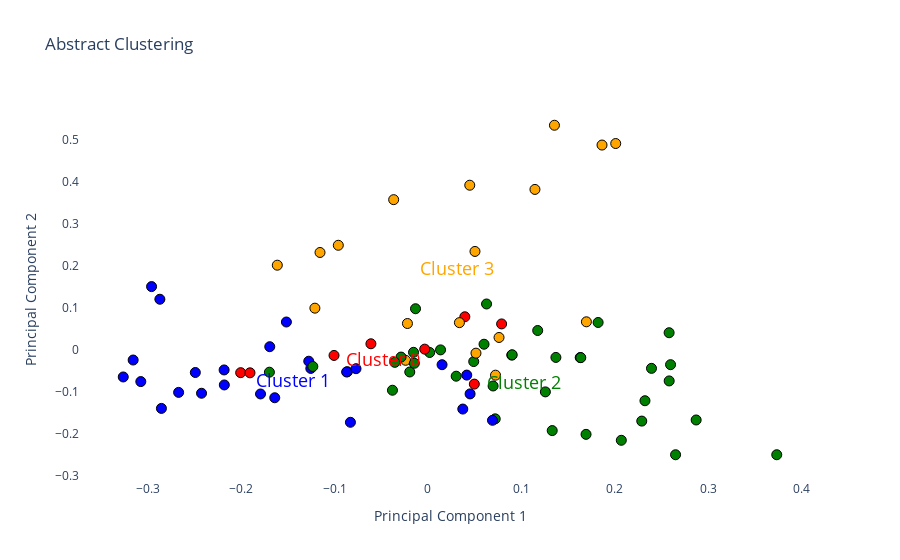

Notebook code cell kept with this figure:
### Code cell
import plotly.graph_objects as go

# Define custom colors for each cluster label
cluster_colors = ['red', 'blue', 'green', 'orange', 'orange']

# Define cluster names (you can customize this based on your requirement)
cluster_names = ['Cluster 0', 'Cluster 1', 'Cluster 2', 'Cluster 3']

fig = go.Figure()

# Add scatter plot for data points
fig.add_trace(go.Scatter(
    x=X_pca[:, 0],
    y=X_pca[:, 1],
    mode='markers',
    marker=dict(
        color=[cluster_colors[label] for label in cluster_labels],
        size=10,  # Adjust the marker size here
        line=dict(width=1, color='Black')
    ),
    hovertemplate='<b>Title:</b> %{text}',
    text=df['title'],
    showlegend=False  # Hide the legend for data points
))

# Add text annotations for cluster names
for i, name in enumerate(cluster_names):
    cluster_x = X_pca[cluster_labels == i, 0].mean()  # Calculate mean x position for the cluster
    cluster_y = X_pca[cluster_labels == i, 1].mean()  # Calculate mean y position for the cluster
    fig.add_trace(go.Scatter(
        x=[cluster_x],
        y=[cluster_y],
        mode='text',
        text=[name],
        showlegend=False,
        textposition='bottom center',
        textfont=dict(size=18, color=cluster_colors[i])  # Set the text font size to 18 (you can adjust this value)
    ))

# Set plot title and axis labels
fig.update_layout(
    title='Abstract Clustering',
    xaxis_title='Principal Component 1',
    yaxis_title='Principal Component 2',
    plot_bgcolor='white'  # Set the background color to white
)

plot(fig,
     image_filename='abstracts_cluster_bert_plot_1', 
     image='png', 
     image_width=1000, 
     image_height=600
)

# Show the plot
fig.show()

### Figure 1 — Plotly figure (JSON) as saved in the notebook; plotly's stock layout.template omitted (floating-point values rounded to 4 significant figures)
{"data": [{"hovertemplate": "<b>Title:</b> %{text}", "marker": {"color": ["blue", "orange", "blue", "orange", "blue", "orange", "red", "green", "blue", "blue", "green", "green", "blue", "green", "orange", "blue", "green", "green", "green", "green", "blue", "orange", "green", "green", "red", "blue", "green", "red", "red", "blue", "green", "blue", "orange", "blue", "green", "red", "red", "blue", "blue", "blue", "orange", "green", "green", "blue", "orange", "green", "green", "green", "orange", "green", "blue", "green", "blue", "orange", "blue", "green", "green", "red", "green", "red", "blue", "blue", "green", "blue", "green", "orange", "green", "orange", "orange", "green", "blue", "green", "green", "green", "blue", "green", "blue", "blue", "orange", "green", "orange", "green", "green", "orange", "orange", "orange", "green", "blue", "green"], "line": {"color": "Black", "width": 1}, "size": 10}, "mode": "markers", "showlegend": false, "text": ["A Deep Learning Approach to Refine the Identification of High-Quality Clinical Research Articles From the Biomedical Literature: Protocol for Algorithm Development and Validation", "Text mining-based word representations for biomedical data analysis and protein-protein interaction networks in machine learning tasks", "Using the contextual language model BERT for multi-criteria classification of scientific articles", "Integrating heterogeneous knowledge graphs into drug-drug interaction extraction from the literature", "srBERT: automatic article classification model for systematic review using BERT", "STonKGs: a sophisticated transformer trained on biomedical text and knowledge graphs", "Concept recognition as a machine translation problem", "Improving reference prioritisation with PICO recognition", "LitCovid in 2022: an information resource for the COVID-19 literature", "LitCovid: an open database of COVID-19 literature", "A general approach for improving deep learning-based medical relation extraction using a pre-trained model and fine-tuning", "Biomedical named entity recognition using deep neural networks with contextual information", "The Classification of Short Scientific Texts Using Pretrained BERT Model", "Discovering Thematically Coherent Biomedical Documents Using Contextualized Bidirectional Encoder Representations from Transformers-Based Clustering", "IMSE: interaction information attention and molecular structure based drug drug interaction extraction", "Large-scale protein-protein post-translational modification extraction with distant supervision and confidence calibrated BioBERT", "Bioformer: an efficient transformer language model for biomedical text mining", "Unsupervised Event Graph Representation and Similarity Learning on Biomedical Literature", "Parallel sequence tagging for concept recognition", "Extraction of knowledge graph of Covid-19 through mining of unstructured biomedical corpora", "Limitations of Transformers on Clinical Text Classification", "An automated approach to identify scientific publications reporting pharmacokinetic parameters", "Extracting Concepts for Precision Oncology from the Biomedical Literature", "MarkerGenie: an NLP-enabled text-mining system for biomedical entity relation extraction", "Leveraging Contextual Information in Extracting Long Distance Relations from Clinical Notes", "Development and validation of a machine-learning algorithm to predict the relevance of scientific articles within the field of teratology", "Exploring the effects of drug, disease, and protein dependencies on biomedical named entity recognition: A comparative analysis", "A practical approach towards causality mining in clinical text using active transfer learning", "Pharmacovigilance with Transformers: A Framework to Detect Adverse Drug Reactions Using BERT Fine-Tuned with FARM", "The New Version of the ANDDigest Tool with Improved AI-Based Short Names Recognition", "BERT-based Ranking for Biomedical Entity Normalization", "Classifying literature mentions of biological pathogens as experimentally studied using natural language processing", "Drug-Drug Interaction Extraction from Biomedical Text using Relation BioBERT with BLSTM", "BertMCN: Mapping colloquial phrases to standard medical concepts using BERT and highway network", "Dependency parsing of biomedical text with BERT", "EvidenceMap: a three-level knowledge representation for medical evidence computation and comprehension", "A neuro-symbolic method for understanding free-text medical evidence", "Emati: a recommender system for biomedical literature based on supervised learning", "Bat4RCT: A suite of benchmark data and baseline methods for text classification of randomized controlled trials", "Ensemble of deep learning language models to support the creation of living systematic reviews for the COVID-19 literature: a retrospective study", "Thesaurus-based word embeddings for automated biomedical literature classification", "BERT-GT: Cross-sentence n-ary relation extraction with BERT and graph transformer", "BioBERT: a pre-trained biomedical language representation model for biomedical text mining", "BertSRC: transformer-based semantic relation classification", "Drug knowledge discovery via multi-task learning and pre-trained models", "pubmedKB: an interactive web server for exploring biomedical entity relations in the biomedical literature", "Distinguished representation of identical mentions in bio-entity coreference resolution", "A BERT-based ensemble learning approach for the BioCreative VII challenges: full-text chemical identification and multi-label classification in PubMed articles", "Neural Multi-Task Learning for Adverse Drug Reaction Extraction", "Extracting chemical-induced disease relation by integrating a hierarchical concentrative attention and a hybrid graph-based neural network", "PhenoTagger: A Hybrid Method for Phenotype Concept Recognition using Human Phenotype Ontology", "BioGPT: generative pre-trained transformer for biomedical text generation and mining", "Identification of Semantically Similar Sentences in Clinical Notes: Iterative Intermediate Training Using Multi-Task Learning", "LiSA: an assisted literature search pipeline for detecting serious adverse drug events with deep learning", "Towards Automated Screening of Literature on Artificial Intelligence in Nursing", "Summarization of biomedical articles using domain-specific word embeddings and graph ranking", "Deep contextualized embeddings for quantifying the informative content in biomedical text summarization", "Automatic data extraction to support meta-analysis statistical analysis: a case study on breast cancer", "Benchmarking for biomedical natural language processing tasks with a domain specific ALBERT", "Understanding Clinical Trial Reports: Extracting Medical Entities and Their Relations", "Bio-AnswerFinder: a system to find answers to questions from biomedical texts", "A real-world evaluation of the implementation of NLP technology in abstract screening of a systematic review", "Deep semi-supervised learning ensemble framework for classifying co-mentions of human proteins and phenotypes", "Natural language processing was effective in assisting rapid title and abstract screening when updating systematic reviews", "Multi-class classification of COVID-19 documents using machine learning algorithms", "Discovering novel drug-supplement interactions using SuppKG generated from the biomedical literature", "Extraction of causal relations based on SBEL and BERT model", "Relation extraction from DailyMed structured product labels by optimally combining crowd, experts and machines", "Predicting drug characteristics using biomedical text embedding", "Investigation of improving the pre-training and fine-tuning of BERT model for biomedical relation extraction", "Application of BERT to Enable Gene Classification Based on Clinical Evidence", "Chemical-protein interaction extraction via Gaussian probability distribution and external biomedical knowledge", "Biomedical named entity recognition using BERT in the machine reading comprehension framework", "Attention guided capsule networks for chemical-protein interaction extraction", "Automating Quality Assessment of Medical Evidence in Systematic Reviews: Model Development and Validation Study", "De-identification of Clinical Text via Bi-LSTM-CRF with Neural Language Models", "Improvement of intervention information detection for automated clinical literature screening during systematic review", "Clinical study type classification, validation, and PubMed filter comparison with natural language processing and active learning", "Improving broad-coverage medical entity linking with semantic type prediction and large-scale datasets", "Risk of bias assessment in preclinical literature using natural language processing", "Machine learning approach to identify adverse events in scientific biomedical literature", "Mining a stroke knowledge graph from literature", "MetaboListem and TABoLiSTM: Two Deep Learning Algorithms for Metabolite Named Entity Recognition", "TP-DDI: Transformer-based pipeline for the extraction of Drug-Drug Interactions", "A deep-learning system bridging molecule structure and biomedical text with comprehension comparable to human professionals", "Drug repurposing for COVID-19 via knowledge graph completion", "Biomedical named entity recognition with the combined feature attention and fully-shared multi-task learning", "A hybrid algorithm for clinical decision support in precision medicine based on machine learning", "BioByGANS: biomedical named entity recognition by fusing contextual and syntactic features through graph attention network in node classification framework"], "type": "scatter", "x": [-0.2424, 0.07612, -0.218, 0.1146, -0.08297, 0.07235, 0.04967, -0.1697, -0.287, -0.2959, 0.2324, 0.137, -0.1792, 0.1693, 0.1864, -0.1693, 0.07203, 0.08975, 0.001888, 0.06276, 0.03732, -0.121, -0.03797, 0.04902, 0.07888, -0.2182, 0.2582, -0.003437, 0.03951, -0.1515, 0.2651, -0.1276, 0.04479, 0.06912, 0.06977, -0.2005, -0.1005, -0.1254, -0.08625, -0.249, -0.02393, 0.2394, 0.3735, 0.163, 0.1697, -0.01543, 0.0135, -0.01945, 0.05038, 0.06006, 0.04157, 0.2289, 0.04514, -0.1155, -0.3074, 0.1257, 0.207, -0.1905, 0.1331, -0.06105, 0.01512, -0.3262, -0.02879, -0.2853, -0.03544, -0.02194, 0.09019, -0.03669, 0.1355, 0.2872, -0.08704, 0.1822, 0.1636, 0.1175, -0.3156, 0.03025, -0.164, -0.2669, 0.05143, -0.1232, -0.1613, -0.01329, -0.01456, 0.201, 0.03371, -0.09596, 0.2583, -0.077, 0.2598], "y": [-0.1042, 0.02868, -0.08444, 0.3814, -0.1735, -0.06117, -0.08246, -0.05405, 0.1197, 0.1498, -0.1221, -0.01887, -0.106, -0.2022, 0.4872, 0.006672, -0.1652, -0.01339, -0.007103, 0.1085, -0.1419, 0.09847, -0.09707, -0.02874, 0.06095, -0.04871, 0.03999, 0.0008609, 0.07794, 0.0655, -0.2508, -0.02793, 0.3915, -0.1687, -0.08689, -0.0552, -0.01412, -0.04513, -0.05295, -0.0548, -0.02572, -0.04493, -0.2508, -0.01921, 0.06599, -0.00675, -0.0009276, -0.05355, 0.2337, 0.0126, -0.06099, -0.1706, -0.1058, 0.2312, -0.07647, -0.101, -0.2164, -0.05558, -0.1932, 0.01365, -0.03621, -0.06544, -0.01806, -0.1403, -0.03061, 0.06197, -0.0126, 0.3571, 0.5343, -0.1679, -0.0536, 0.06436, -0.01942, 0.04523, -0.0251, -0.06361, -0.115, -0.1022, -0.008717, -0.0405, 0.2009, 0.09713, -0.03286, 0.4908, 0.064, 0.2483, -0.07486, -0.0457, -0.03617]}, {"mode": "text", "showlegend": false, "text": ["Cluster 0"], "textfont": {"color": "red", "size": 18}, "textposition": "bottom center", "type": "scatter", "x": [-0.0485], "y": [-0.006745]}, {"mode": "text", "showlegend": false, "text": ["Cluster 1"], "textfont": {"color": "blue", "size": 18}, "textposition": "bottom center", "type": "scatter", "x": [-0.1441], "y": [-0.05602]}, {"mode": "text", "showlegend": false, "text": ["Cluster 2"], "textfont": {"color": "green", "size": 18}, "textposition": "bottom center", "type": "scatter", "x": [0.1033], "y": [-0.06148]}, {"mode": "text", "showlegend": false, "text": ["Cluster 3"], "textfont": {"color": "orange", "size": 18}, "textposition": "bottom center", "type": "scatter", "x": [0.03109], "y": [0.21]}], "layout": {"autosize": true, "plot_bgcolor": "white", "title": {"text": "Abstract Clustering"}, "xaxis": {"autorange": true, "range": [-0.3701, 0.4173], "title": {"text": "Principal Component 1"}, "type": "linear"}, "yaxis": {"autorange": true, "range": [-0.3309, 0.6144], "title": {"text": "Principal Component 2"}, "type": "linear"}}}
